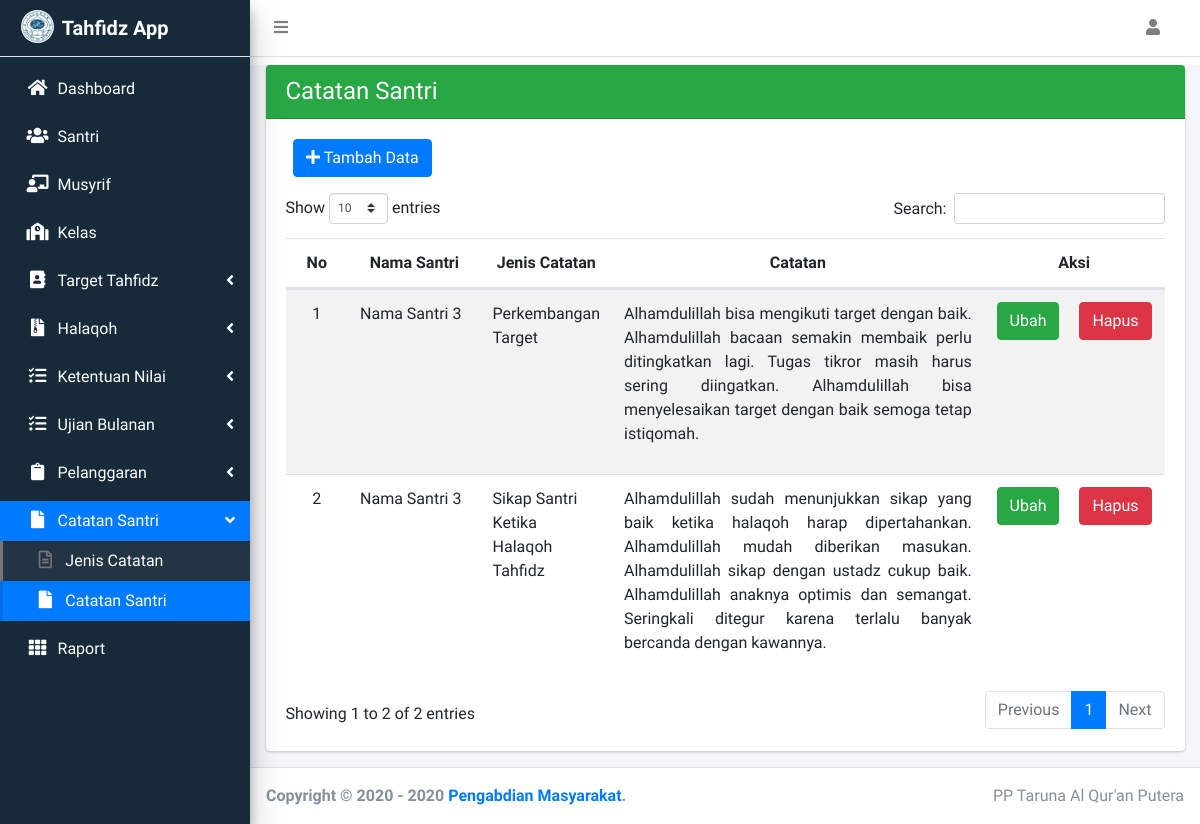
The app's page /index.php/catatan/catatan_santri with its own data.
### tables this page shows
CREATE TABLE `detailcatatan` (
  `IdCatatan` int(11) NOT NULL,
  `IdSiswa` int(11) NOT NULL,
  `IdJenisCatatan` int(11) NOT NULL,
  `IsiCatatan` text NOT NULL
);

CREATE TABLE `siswa` (
  `IdSiswa` int(11) NOT NULL,
  `NIS` varchar(10) NOT NULL,
  `NamaLengkap` varchar(25) NOT NULL,
  `Status` enum('Aktif','Non Aktif','Lulus') NOT NULL,
  `IdKelas` int(11) NOT NULL
);

CREATE TABLE `jeniscatatan` (
  `IdJenisCatatan` int(11) NOT NULL,
  `JenisCatatan` varchar(50) NOT NULL
);

### application/views/templates/content.php (called while the page is built)
<?php
if ($isi) {
  $this->load->view($isi);
}

### application/views/templates/wrapper-admin.php (called while the page is built)
<?php
require_once 'header.php';
require_once 'navbar.php';
require_once 'sidebar.php';
require_once 'content.php';
require_once 'footer.php';

### application/controllers/catatan/Catatan_santri.php (called while the page is built, shortened)
<?php
class Catatan_santri extends CI_Controller
{
  public function __construct()
  {
    $this->load->model('Santri_M');
    $this->load->model('Jenis_catatan_M');
    $this->load->model('Catatan_santri_M');
  }
  public function index()
  {
    $data = [
      'title' => 'Catatan Santri',
      'user' => $this->db->get_where('login', ['username' => $this->session->userdata('username')])->row_array(),
      'catatan_santri' => $this->Catatan_santri_M->getAllCatatanSantri(),
      'santri' => $this->Santri_M->getAllSantri(),
      'jenis_catatan' => $this->Jenis_catatan_M->getAllJenisCatatan(),
      'isi' => 'catatan/v-catatan_santri',
    ];
    $this->load->view('templates/wrapper-admin', $data);
  }
}

### index.php (called while the page is built, shortened)
<?php
require_once BASEPATH.'core/CodeIgniter.php';

### application/models/Catatan_santri_M.php (called while the page is built, shortened)
<?php
class Catatan_santri_M extends CI_Model
{
  public function getAllCatatanSantri()
  {
    $this->db->select('dc.*,s.NamaLengkap,jc.JenisCatatan,');
    $this->db->from('detailcatatan dc');
    $this->db->join('siswa s', 's.IdSiswa = dc.IdSiswa', 'left');
    $this->db->join('jeniscatatan jc', 'jc.IdJenisCatatan = dc.IdJenisCatatan', 'left');
    return $this->db->get()->result_array();
  }
}

### application/views/catatan/v-catatan_santri.php (the view, shortened to what this page needs)
<div class="content-wrapper">
  <div class="content mt-2">
    <div class="container-fluid">
      <div class="row">
        <div class="col-sm">
          <div class="card">
            <div class="card-header bg-success">
              <h4 class="m-0"><?= $title; ?></h4>
            </div>
            <div class="card-body">
              <div class="col mb-3">
                <button type="button" class="btn btn-primary" data-toggle="modal" data-target="#addCatatanSantri"><i class="fas fa-plus"></i> Tambah Data</button>
              </div>
              <table id="example2" class="table  table-striped text-center">
                <thead>
                  <tr>
                    <th style="width: 50px;">No</th>
                    <th style="width: 150px;">Nama Santri</th>
                    <th>Jenis Catatan</th>
                    <th style="width: 500px;">Catatan</th>
                    <th style="width: 200px;">Aksi</th>
                  </tr>
                </thead>
                <tbody>
                  <?php
                  $no = 1;
                  foreach ($catatan_santri as $cs) : ?>
                    <tr>
                      <td><?= $no++; ?></td>
                      <td style="text-align: left;"><?= $cs['NamaLengkap']; ?></td>
                      <td style="text-align: left;"><?= $cs['JenisCatatan']; ?></td>
                      <td>
                        <p style="text-align: justify;"><?= $cs['IsiCatatan']; ?></p>
                      </td>
                      <td>
                        <button class="btn btn-success" data-toggle="modal" data-target="#UpdateCatatanSantri<?= $cs['IdCatatan']; ?>">Ubah</button>
                        <a href="<?= base_url('catatan/catatan_santri/delete/' . $cs['IdCatatan']); ?>" class="btn btn-danger ml-3 tombol-hapus" tipeData="Catatan" namaData=<?= $cs['NamaLengkap']; ?>>Hapus</a>
                      </td>
                    </tr>
                  <?php endforeach; ?>
                </tbody>
              </table>
            </div>
          </div>
        </div>
      </div>
    </div>
  </div>
</div>

### records on screen
detailcatatan: IdSiswa.NamaLengkap "Nama Santri 3", IdJenisCatatan.JenisCatatan "Perkembangan Target", IsiCatatan "Alhamdulillah bisa mengikuti target dengan baik. Alhamdulillah bacaan semakin membaik perlu ditingkatkan lagi. Tugas tikror masih harus sering diingatkan. Alhamdulillah bisa menyelesaikan target dengan baik semoga tetap istiqomah."
detailcatatan: IdSiswa.NamaLengkap "Nama Santri 3", IdJenisCatatan.JenisCatatan "Sikap Santri Ketika Halaqoh Tahfidz", IsiCatatan "Alhamdulillah sudah menunjukkan sikap yang baik ketika halaqoh harap dipertahankan. Alhamdulillah mudah diberikan masukan. Alhamdulillah sikap dengan ustadz cukup baik. Alhamdulillah anaknya optimis dan semangat. Seringkali ditegur karena terlalu banyak bercanda dengan kawannya."

### other values on screen
$title "Catatan Santri"
